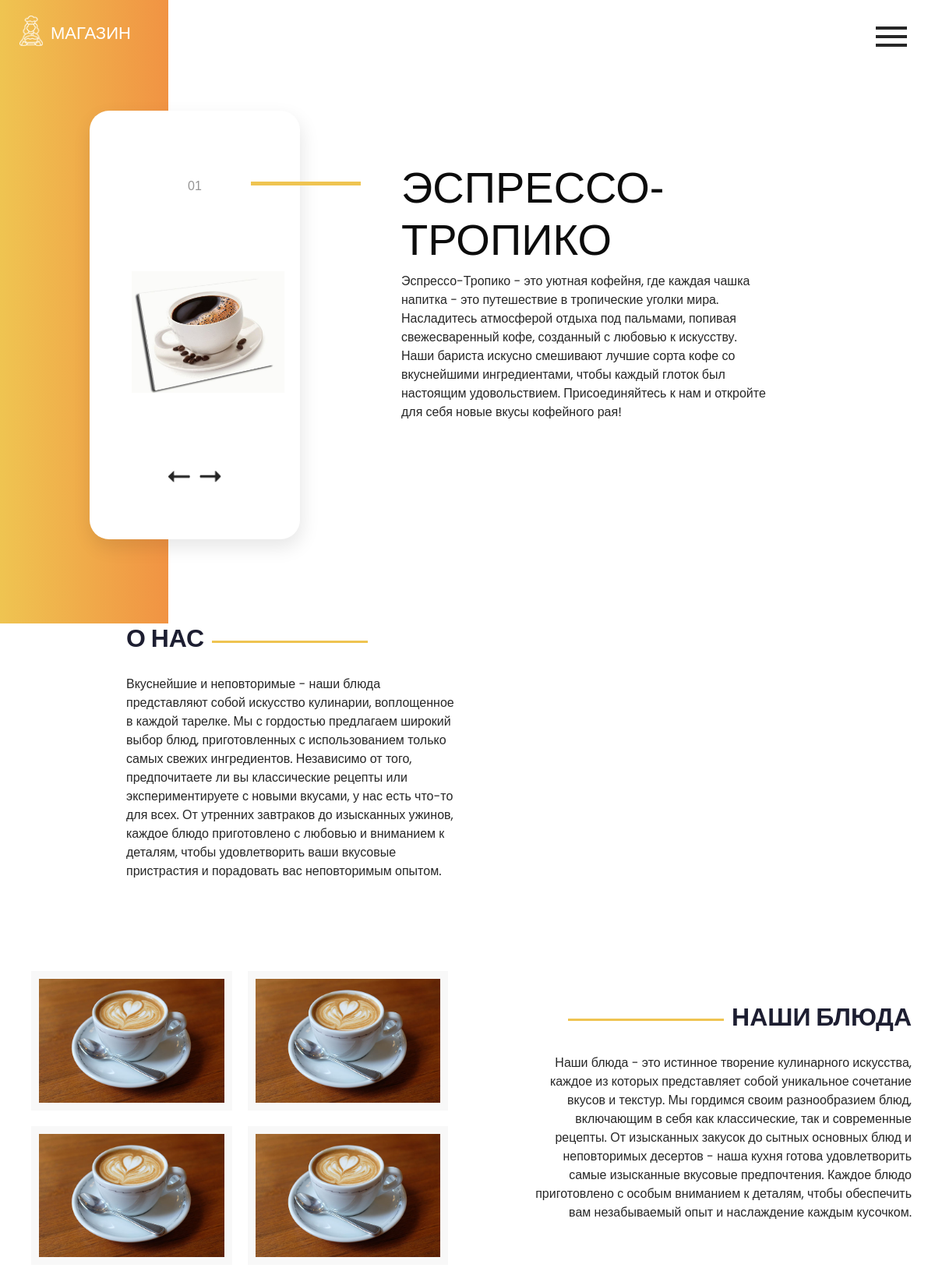
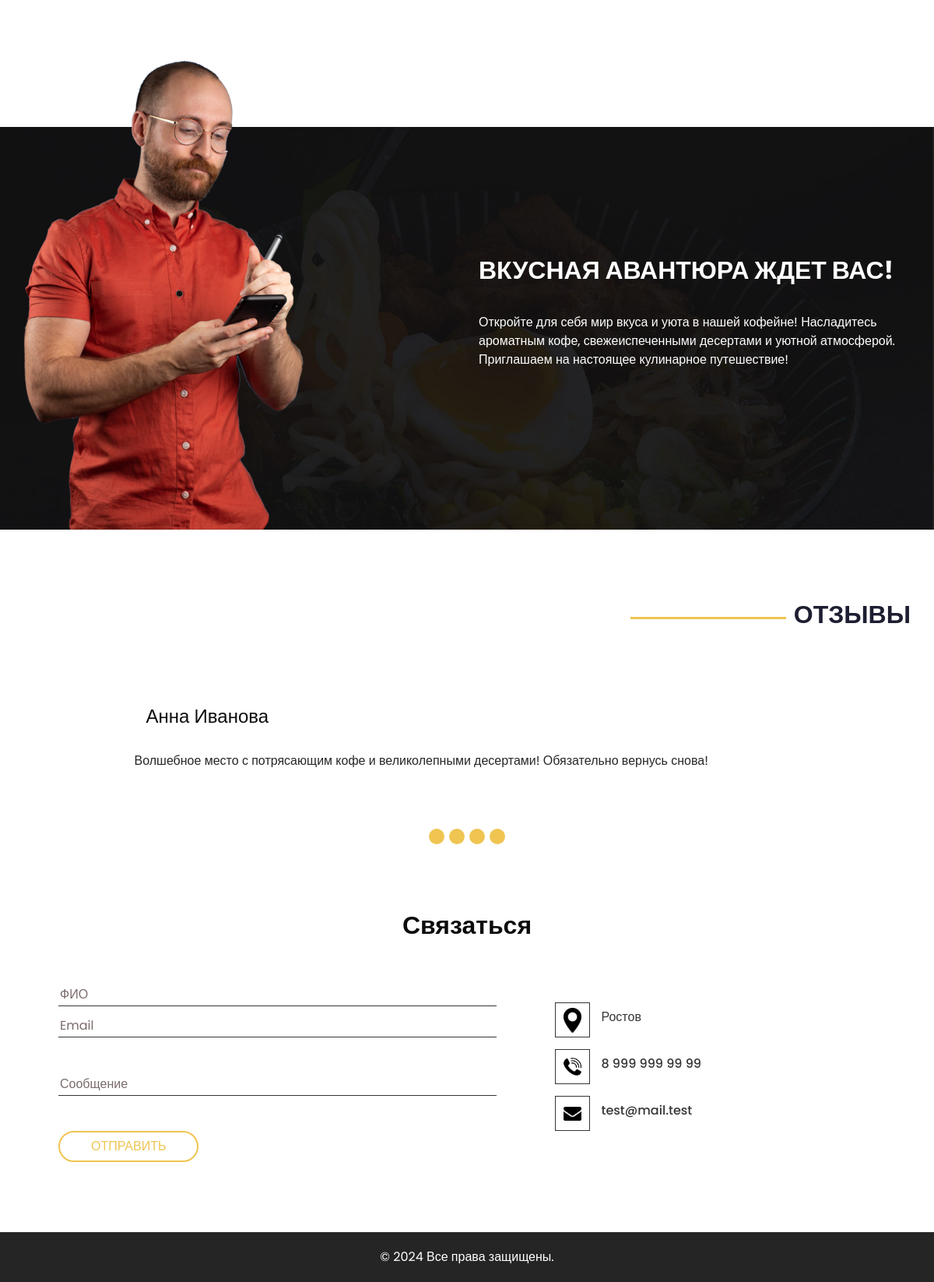
The page / on the database its author committed (2 pictures, top to bottom).
### tables this page shows
CREATE TABLE IF NOT EXISTS `records` (
  `id` int(11) NOT NULL AUTO_INCREMENT,
  `title` varchar(255) NOT NULL,
  `description` text NOT NULL,
  `slug` varchar(100) NOT NULL,
  PRIMARY KEY (`id`),
  UNIQUE KEY `slug` (`slug`)
);

### index.php (the view, shortened to what this page needs)
<?php
function getRecordBySlug($slug) {
    global $conn;
    $sql = "SELECT title, description FROM records WHERE slug = '$slug'";
    $result = $conn->query($sql);
    if ($result->num_rows > 0) {
        $row = $result->fetch_assoc();
        return $row;
    } else {
        return false;
    }
}
$conn = new mysqli(DB_HOST, DB_USER, DB_PASS, DB_NAME);
?>
<!DOCTYPE html>
<html>
  <head>
    <link rel="stylesheet" type="text/css" href="https://cdnjs.cloudflare.com/ajax/libs/OwlCarousel2/2.3.4/assets/owl.carousel.min.css" />
    <link rel="stylesheet" type="text/css" href="css/bootstrap.css" />
    <link href="css/style.css" rel="stylesheet" />
    <link href="css/responsive.css" rel="stylesheet" />
  </head>
  <body>
    <div class="hero_area">
      <header class="header_section">
        <div class="container-fluid">
          <nav class="navbar navbar-expand-lg custom_nav-container">
            <a class="navbar-brand" href="/">
              <img src="images/logo.png" alt="" />
              <span> <?= getRecordBySlug('mag_name_main')['title']; ?> </span>
            </a>
            <div class="navbar-collapse" id="">
              <div class="custom_menu-btn">
                <button onclick="openNav()">
                  <span class="s-1"></span>
                  <span class="s-2"></span>
                  <span class="s-3"></span>
                </button>
              </div>
            </div>
          </nav>
        </div>
      </header>
      <section class=" slider_section position-relative">
        <div class="container-fluid">
          <div class="row">
            <div class="col-lg-3 col-md-4 offset-md-1">
              <div id="carouselExampleIndicators" class="carousel slide " data-ride="carousel">
                <ol class="carousel-indicators">
                  <li data-target="#carouselExampleIndicators" data-slide-to="0" class="active"> 01 </li>
                </ol>
                <div class="carousel-inner">
                  <div class="carousel-item active">
                    <div class="img-box b-1">
                      <img src="images/slider-img.png" alt="" />
                    </div>
                  </div>
                </div>
                <div class="carousel_btn-box">
                  <a class="carousel-control-prev" href="#carouselExampleIndicators" role="button" data-slide="prev">
                  </a>
                  <a class="carousel-control-next" href="#carouselExampleIndicators" role="button" data-slide="next">
                  </a>
                </div>
              </div>
            </div>
            <div class=" col-md-5 offset-md-1">
              <div class="detail-box">
                <h1> <?= getRecordBySlug('mag_name_1')['title']; ?> </h1>
                <p>
                    <?= getRecordBySlug('mag_name_1')['description']; ?>
                </p>
              </div>
            </div>
          </div>
        </div>
      </section>
    </div>
    <section class="about_section">
      <div class="container-fluid">
        <div class="row">
          <div class="col-md-5 offset-md-1">
            <div class="detail-box">
              <div class="heading_container">
                <h2><?= getRecordBySlug('mag_about_1')['title']; ?></h2>
                <hr>
              </div>
              <p> <?= getRecordBySlug('mag_about_1')['description']; ?> </p>
            </div>
          </div>
          <div class="col-md-6 px-0">
            <div class="img-box">
            </div>
          </div>
        </div>
      </div>
    </section>
    <section class="dish_section layout_padding">
      <div class="container">
        <div class="row">
          <div class="col-md-6">
            <div class="dish_container">
              <div class="box">
                <img src="images/dish.jpg" alt="">
              </div>
              <div class="box">
                <img src="images/dish.jpg" alt="">
              </div>
              <div class="box">
                <img src="images/dish.jpg" alt="">
              </div>
              <div class="box">
                <img src="images/dish.jpg" alt="">
              </div>
            </div>
          </div>
          <div class="col-md-6">
            <div class="detail-box">
              <div class="heading_container">
                <hr>
                <h2><?= getRecordBySlug('mag_desc_2')['title']; ?></h2>
              </div>
              <p><?= getRecordBySlug('mag_desc_2')['description']; ?></p>
            </div>
          </div>
        </div>
      </div>
    </section>
    <section class="app_section">
      <div class="container">
        <div class="row">
          <div class="col-md-4">
            <div class="img-box">
              <img src="images/man-with-phone.png" alt="">
            </div>
          </div>
          <div class="col-md-6 offset-md-2">
            <div class="detail-box">
              <h2>
              <?= getRecordBySlug('mag_banner_1')['title']; ?>
              </h2>
              <p><?= getRecordBySlug('mag_banner_1')['description']; ?></p>
            </div>
          </div>
        </div>
      </div>
    </section>
    <section class="client_section layout_padding">
      <div class="container">
        <div class="heading_container">
          <hr>
          <h2>Отзывы</h2>
        </div>
        <?php
            $sql = "SELECT title, description FROM records WHERE slug LIKE 'client_say_%'";
            $result = $conn->query($sql);
        ?>
        <div id="carouselExample2Indicators" class="carousel slide" data-ride="carousel">
          <ol class="carousel-indicators">
            <?php
                if ($result->num_rows > 0) {
                    $count = 0;
                    while($row = $result->fetch_assoc()) {
                        echo "<li data-target='#carouselExample2Indicators' data-slide-to='".$count."'></li>";
                        $count++;
                    }
                } else {
                    echo "0 results";
                }
            ?>
          </ol>
          <div class="carousel-inner">
          <?php
                $sql = "SELECT title, description FROM records WHERE slug LIKE 'client_say_%'";
                $result = $conn->query($sql);
                if ($result->num_rows > 0) {
                    $first = true;
                    while($row = $result->fetch_assoc()) {
                        $active_class = $first ? 'active' : '';
                        echo '<div class="carousel-item ' . $active_class . '">
                                <div class="box ">
                                  <div class="client_id">
                                    <h4>' . $row["title"] . '</h4>
                                  </div>
                                  <div class="detail-box">
                                    <p>' . $row["description"] . '</p>
                                  </div>
                                </div>
                              </div>';
                        $first = false;
                    }
                } else {
                    echo "Отзывы от клиентов не найдены";
                }
          ?>
          </div>
        </div>
      </div>
    </section>
    <section class="contact_section layout_padding-bottom ">
      <div class="container">
        <h2> Связаться </h2>
        <div class="row">
          <div class="col-md-7">
            <div class="form_container">
              <form action="submit.php" method="post" id="contact-form">
                <input type="text" placeholder="ФИО" name="name">
                <input type="email" placeholder="Email" name="email">
                <input type="text" placeholder="Сообщение" class="message_input" name="message">
                <button> Отправить </button>
              </form>
            </div>
          </div>
          <div class="col-md-5">
            <div class="contact_box">
              <a href="">
                <div class="img-box">
                  <img src="images/location.png" alt="">
                </div>
                <h6> <?= getRecordBySlug('contact_adress')['title']; ?> </h6>
              </a>
              <a href="">
                <div class="img-box">
                  <img src="images/call.png" alt="">
                </div>
                <h6> <?= getRecordBySlug('contact_tel')['title']; ?> </h6>
              </a>
              <a href="">
                <div class="img-box">
                  <img src="images/envelope.png" alt="">
                </div>
                <h6> <?= getRecordBySlug('contact_mail')['title']; ?> </h6>
              </a>
            </div>
          </div>
        </div>
      </div>
    </section>
    <section class="container-fluid footer_section">
      <p> © 2024 Все права защищены.</p>
    </section>
  </body>
</html>

### css/responsive.css (style rules this page uses)
@media (min-width: 1200px) { .container { max-width: 1170px; } }

### rows shown on the page
records: title "МАГАЗИН"
records: title "ЭСПРЕССО-ТРОПИКО", description "Эспрессо-Тропико - это уютная кофейня, где каждая чашка напитка - это путешествие в тропические уголки мира. Насладитесь атмосферой отдыха под пальмами, попивая свежесваренный кофе, созданный с любовью к искусству. Наши бариста искусно смешивают лучшие сорта кофе со вкуснейшими ингредиентами, чтобы каждый глоток был настоящим удовольствием. Присоединяйтесь к нам и откройте для себя новые вкусы кофейного рая!"
records: title "О НАС", description "Вкуснейшие и неповторимые - наши блюда представляют собой искусство кулинарии, воплощенное в каждой тарелке. Мы с гордостью предлагаем широкий выбор блюд, приготовленных с использованием только самых свежих ингредиентов. Независимо от того, предпочитаете ли вы классические рецепты или экспериментируете с новыми вкусами, у нас есть что-то для всех. От утренних завтраков до изысканных ужинов, каждое блюдо приготовлено с любовью и вниманием к деталям, чтобы удовлетворить ваши вкусовые пристрастия и порадовать вас неповторимым опытом."
records: title "НАШИ БЛЮДА", description "Наши блюда - это истинное творение кулинарного искусства, каждое из которых представляет собой уникальное сочетание вкусов и текстур. Мы гордимся своим разнообразием блюд, включающим в себя как классические, так и современные рецепты. От изысканных закусок до сытных основных блюд и неповторимых десертов - наша кухня готова удовлетворить самые изысканные вкусовые предпочтения. Каждое блюдо приготовлено с особым вниманием к деталям, чтобы обеспечить вам незабываемый опыт и наслаждение каждым кусочком."
records: title "ВКУСНАЯ АВАНТЮРА ЖДЕТ ВАС!", description "Откройте для себя мир вкуса и уюта в нашей кофейне! Насладитесь ароматным кофе, свежеиспеченными десертами и уютной атмосферой. Приглашаем на настоящее кулинарное путешествие!"
records: title "Анна Иванова", description "Волшебное место с потрясающим кофе и великолепными десертами! Обязательно вернусь снова!"
records: title "Ростов"
records: title "8 999 999 99 99"
records: title "test@mail.test"
